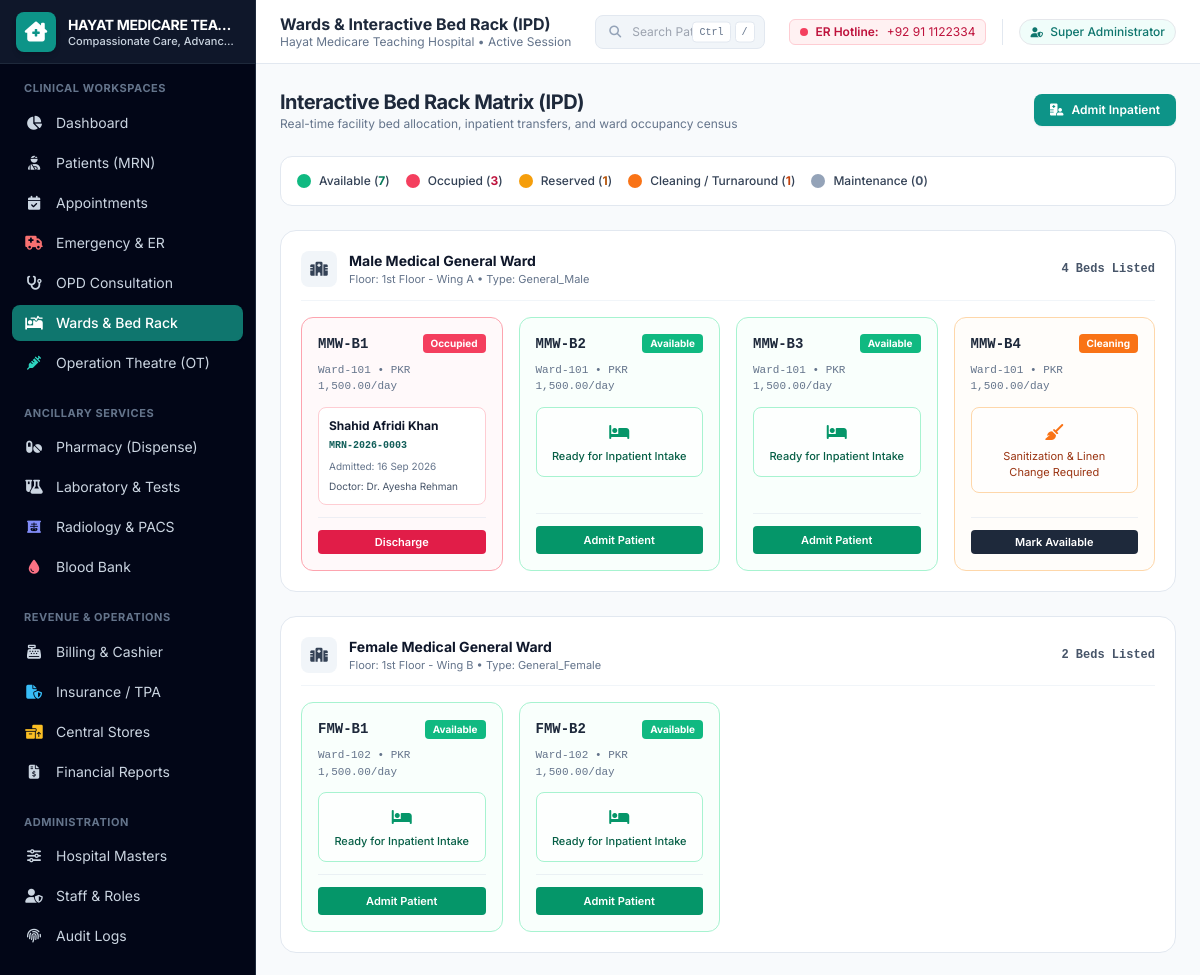
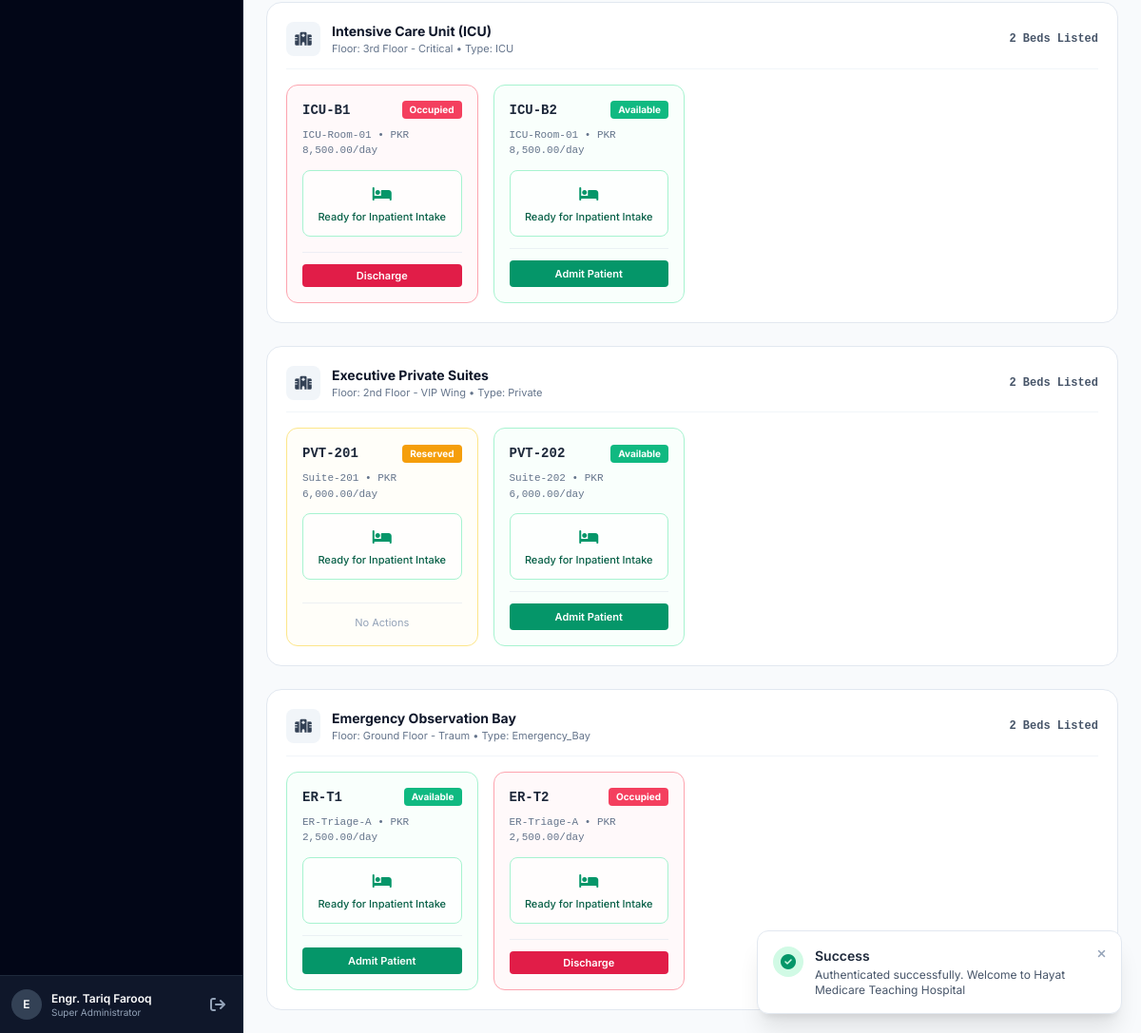
Screenshot of /index.php?page=ipd_beds (signed in) with the database file from the repository (2 pictures, top to bottom).
### tables this page shows
CREATE TABLE `hospital_profiles` (
    `id` INT AUTO_INCREMENT PRIMARY KEY,
    `hospital_name` VARCHAR(150) NOT NULL,
    `tagline` VARCHAR(255) DEFAULT 'Excellence in Patient Care & Clinical Service',
    `license_number` VARCHAR(100) DEFAULT NULL,
    `tax_number` VARCHAR(100) DEFAULT NULL,
    `address` TEXT NOT NULL,
    `city` VARCHAR(100) NOT NULL,
    `country` VARCHAR(100) DEFAULT 'Pakistan',
    `phone` VARCHAR(50) NOT NULL,
    `email` VARCHAR(100) NOT NULL,
    `emergency_hotline` VARCHAR(50) NOT NULL,
    `currency_symbol` VARCHAR(10) DEFAULT 'PKR ',
    `default_tax_rate` DECIMAL(5,2) DEFAULT 0.00,
    `time_zone` VARCHAR(50) DEFAULT 'Asia/Karachi',
    `created_at` TIMESTAMP DEFAULT CURRENT_TIMESTAMP,
    `updated_at` TIMESTAMP DEFAULT CURRENT_TIMESTAMP ON UPDATE CURRENT_TIMESTAMP
);

CREATE TABLE `wards` (
    `id` INT AUTO_INCREMENT PRIMARY KEY,
    `ward_name` VARCHAR(100) NOT NULL,
    `code` VARCHAR(20) NOT NULL UNIQUE,
    `ward_type` ENUM('General_Male', 'General_Female', 'Semi-Private', 'Private', 'ICU', 'CCU', 'Emergency_Bay', 'Isolation', 'Maternity') NOT NULL,
    `floor_number` VARCHAR(20) DEFAULT '1st Floor',
    `total_capacity` INT DEFAULT 10,
    `status` ENUM('Active', 'Under_Maintenance', 'Inactive') DEFAULT 'Active'
);

CREATE TABLE `beds` (
    `id` INT AUTO_INCREMENT PRIMARY KEY,
    `room_id` INT NOT NULL,
    `bed_number` VARCHAR(30) NOT NULL,
    `bed_type` ENUM('Standard', 'Electric', 'ICU_Ventilated', 'Emergency_Trolley', 'Pediatric_Cot') DEFAULT 'Standard',
    `daily_tariff` DECIMAL(10,2) NOT NULL DEFAULT 1500.00,
    `status` ENUM('Available', 'Reserved', 'Occupied', 'Cleaning', 'Maintenance') DEFAULT 'Available',
    `current_encounter_id` INT DEFAULT NULL,
    FOREIGN KEY (`room_id`) REFERENCES `rooms`(`id`) ON DELETE CASCADE,
    FOREIGN KEY (`current_encounter_id`) REFERENCES `encounters`(`id`) ON DELETE SET NULL
);

CREATE TABLE `rooms` (
    `id` INT AUTO_INCREMENT PRIMARY KEY,
    `ward_id` INT NOT NULL,
    `room_number` VARCHAR(30) NOT NULL,
    `room_type` VARCHAR(50) DEFAULT 'Standard',
    `daily_rate` DECIMAL(10,2) DEFAULT 0.00,
    FOREIGN KEY (`ward_id`) REFERENCES `wards`(`id`) ON DELETE CASCADE
);

CREATE TABLE `patients` (
    `id` INT AUTO_INCREMENT PRIMARY KEY,
    `mrn` VARCHAR(30) NOT NULL UNIQUE,
    `first_name` VARCHAR(60) NOT NULL,
    `last_name` VARCHAR(60) NOT NULL,
    `gender` ENUM('Male', 'Female', 'Other') NOT NULL,
    `dob` DATE DEFAULT NULL,
    `age` INT DEFAULT NULL,
    `blood_group` ENUM('A+', 'A-', 'B+', 'B-', 'AB+', 'AB-', 'O+', 'O-', 'Unknown') DEFAULT 'Unknown',
    `marital_status` ENUM('Single', 'Married', 'Divorced', 'Widowed', 'Other') DEFAULT 'Single',
    `national_id` VARCHAR(30) DEFAULT NULL,
    `phone_primary` VARCHAR(30) NOT NULL,
    `phone_secondary` VARCHAR(30) DEFAULT NULL,
    `email` VARCHAR(100) DEFAULT NULL,
    `address` TEXT DEFAULT NULL,
    `city` VARCHAR(60) DEFAULT 'Peshawar',
    `emergency_contact_name` VARCHAR(100) DEFAULT NULL,
    `emergency_contact_relation` VARCHAR(50) DEFAULT NULL,
    `emergency_contact_phone` VARCHAR(30) DEFAULT NULL,
    `registered_by` INT DEFAULT NULL,
    `status` ENUM('Active', 'Deceased', 'Archived') DEFAULT 'Active',
    `created_at` TIMESTAMP DEFAULT CURRENT_TIMESTAMP,
    `updated_at` TIMESTAMP DEFAULT CURRENT_TIMESTAMP ON UPDATE CURRENT_TIMESTAMP,
    INDEX `idx_mrn` (`mrn`),
    INDEX `idx_phone` (`phone_primary`),
    INDEX `idx_national_id` (`national_id`),
    INDEX `idx_name` (`first_name`, `last_name`),
    FOREIGN KEY (`registered_by`) REFERENCES `users`(`id`) ON DELETE SET NULL
);

CREATE TABLE `admissions` (
    `id` INT AUTO_INCREMENT PRIMARY KEY,
    `encounter_id` INT NOT NULL UNIQUE,
    `patient_id` INT NOT NULL,
    `admitting_doctor_id` INT NOT NULL,
    `admission_reason` TEXT NOT NULL,
    `initial_bed_id` INT NOT NULL,
    `current_bed_id` INT NOT NULL,
    `admission_datetime` DATETIME NOT NULL,
    `expected_discharge_date` DATE DEFAULT NULL,
    `status` ENUM('Admitted', 'Discharged', 'Transferred') DEFAULT 'Admitted',
    FOREIGN KEY (`encounter_id`) REFERENCES `encounters`(`id`) ON DELETE CASCADE,
    FOREIGN KEY (`patient_id`) REFERENCES `patients`(`id`),
    FOREIGN KEY (`admitting_doctor_id`) REFERENCES `users`(`id`),
    FOREIGN KEY (`initial_bed_id`) REFERENCES `beds`(`id`),
    FOREIGN KEY (`current_bed_id`) REFERENCES `beds`(`id`)
);

CREATE TABLE `users` (
    `id` INT AUTO_INCREMENT PRIMARY KEY,
    `username` VARCHAR(50) NOT NULL UNIQUE,
    `email` VARCHAR(100) NOT NULL UNIQUE,
    `password_hash` VARCHAR(255) NOT NULL,
    `full_name` VARCHAR(100) NOT NULL,
    `phone` VARCHAR(30) DEFAULT NULL,
    `role_id` INT NOT NULL,
    `department_id` INT DEFAULT NULL,
    `designation` VARCHAR(100) DEFAULT NULL,
    `qualification` VARCHAR(150) DEFAULT NULL,
    `consultation_fee` DECIMAL(10,2) DEFAULT 0.00,
    `status` ENUM('Active', 'Inactive', 'Suspended') DEFAULT 'Active',
    `last_login_at` DATETIME DEFAULT NULL,
    `created_at` TIMESTAMP DEFAULT CURRENT_TIMESTAMP,
    `updated_at` TIMESTAMP DEFAULT CURRENT_TIMESTAMP ON UPDATE CURRENT_TIMESTAMP,
    FOREIGN KEY (`role_id`) REFERENCES `roles`(`id`),
    FOREIGN KEY (`department_id`) REFERENCES `departments`(`id`) ON DELETE SET NULL
);

### views/ipd/beds.php (the view, shortened to what the rows shown need)
<?php
$db = Database::getConnection();
$wards = $db->query("SELECT * FROM `wards` WHERE `status` = 'Active' ORDER BY id ASC")->fetchAll();
?>
<div class="flex-1 overflow-y-auto custom-scrollbar p-6 space-y-6">
    <div class="flex flex-col sm:flex-row sm:items-center justify-between gap-4">
        <div>
            <h2 class="text-xl font-bold text-slate-800 tracking-tight">Interactive Bed Rack Matrix (IPD)</h2>
        </div>
    </div>
    <div class="space-y-6">
        <?php foreach ($wards as $ward):
            $bedsStmt = $db->prepare("
                SELECT b.*, r.room_number, r.room_type,
                       p.id AS patient_id, p.first_name, p.last_name, p.mrn, p.gender, p.age,
                       a.id AS admission_id, a.admission_datetime, u.full_name AS doctor_name
                FROM `beds` b
                JOIN `rooms` r ON b.room_id = r.id
                LEFT JOIN `encounters` e ON b.current_encounter_id = e.id
                LEFT JOIN `patients` p ON e.patient_id = p.id
                LEFT JOIN `admissions` a ON a.encounter_id = e.id
                LEFT JOIN `users` u ON a.admitting_doctor_id = u.id
                WHERE r.ward_id = ?
                ORDER BY b.id ASC
            ");
            $bedsStmt->execute([$ward['id']]);
            $beds = $bedsStmt->fetchAll();
        ?>
        <div class="bg-white rounded-2xl border border-slate-200 shadow-xs p-5">
            <div class="flex items-center justify-between pb-3 border-b border-slate-100 mb-4">
                <div class="flex items-center gap-3">
                    <div class="w-9 h-9 rounded-lg bg-slate-100 text-slate-700 flex items-center justify-center text-sm font-bold">
                        <i class="fa-solid fa-hospital"></i>
                    </div>
                    <div>
                        <h3 class="font-bold text-slate-900 text-sm"><?= htmlspecialchars($ward['ward_name']) ?></h3>
                        <p class="text-[11px] text-slate-500">Floor: <?= htmlspecialchars($ward['floor_number']) ?> &bull; Type: <?= htmlspecialchars($ward['ward_type']) ?></p>
                    </div>
                </div>
                <span class="text-xs font-mono font-semibold text-slate-600">
                    <?= count($beds) ?> Beds Listed
                </span>
            </div>
            <div class="grid grid-cols-1 sm:grid-cols-2 md:grid-cols-3 lg:grid-cols-4 gap-4">
                <?php foreach ($beds as $bed):
                    $isOccupied = ($bed['status'] === 'Occupied');
                    $isAvailable = ($bed['status'] === 'Available');
                    $isCleaning = ($bed['status'] === 'Cleaning');
                    $cardBorder = $isOccupied ? 'border-rose-300 bg-rose-50/40' :
                                 ($isAvailable ? 'border-emerald-200 bg-emerald-50/30 hover:border-emerald-400' :
                                 ($isCleaning ? 'border-orange-200 bg-orange-50/30' : 'border-amber-200 bg-amber-50/30'));
                    $badgeBg = $isOccupied ? 'bg-rose-500 text-white' :
                              ($isAvailable ? 'bg-emerald-500 text-white' :
                              ($isCleaning ? 'bg-orange-500 text-white' : 'bg-amber-500 text-white'));
                ?>
                <div class="border <?= $cardBorder ?> rounded-xl p-4 transition-all flex flex-col justify-between relative shadow-xs">
                    <div>
                        <div class="flex items-center justify-between mb-2">
                            <span class="font-mono font-bold text-sm text-slate-800"><?= htmlspecialchars($bed['bed_number']) ?></span>
                            <span class="px-2 py-0.5 rounded text-[10px] font-bold <?= $badgeBg ?>">
                                <?= htmlspecialchars($bed['status']) ?>
                            </span>
                        </div>
                        <div class="text-[11px] text-slate-500 mb-3 font-mono">
                            <?= htmlspecialchars($bed['room_number']) ?> &bull; <?= format_currency($bed['daily_tariff']) ?>/day
                        </div>
                        <?php if ($isOccupied && $bed['patient_id']): ?>
                            <div class="p-2.5 bg-white border border-rose-200 rounded-lg text-xs space-y-1">
                                <div class="font-bold text-slate-900 truncate">
                                    <a href="index.php?page=patient_profile&id=<?= $bed['patient_id'] ?>" class="hover:text-medical-600">
                                        <?= htmlspecialchars($bed['first_name'] . ' ' . $bed['last_name']) ?>
                                    </a>
                                </div>
                                <div class="font-mono text-[10px] text-medical-800 font-semibold"><?= htmlspecialchars($bed['mrn']) ?></div>
                                <div class="text-[10px] text-slate-500">
                                    Admitted: <?= format_date($bed['admission_datetime']) ?>
                                </div>
                                <div class="text-[10px] text-slate-600 truncate">
                                    Doctor: <?= htmlspecialchars($bed['doctor_name'] ?? 'Attending') ?>
                                </div>
                            </div>
                        <?php elseif ($isCleaning): ?>
                            <div class="p-3 bg-white/70 border border-orange-200 rounded-lg text-center text-xs text-orange-800">
                                <i class="fa-solid fa-broom text-base mb-1 text-orange-500"></i>
                                <p class="text-[11px]">Sanitization & Linen Change Required</p>
                            </div>
                        <?php else: ?>
                            <div class="p-3 bg-white/70 border border-emerald-200 rounded-lg text-center text-xs text-emerald-800">
                                <i class="fa-solid fa-bed text-base mb-1 text-emerald-600"></i>
                                <p class="text-[11px] font-medium">Ready for Inpatient Intake</p>
                            </div>
                        <?php endif; ?>
                    </div>
                    <div class="pt-3 mt-3 border-t border-slate-200/60 flex items-center justify-between text-xs">
                        <?php if ($isAvailable): ?>
                            <button onclick="openAdmitWithBed(<?= $bed['id'] ?>)" class="w-full py-1.5 bg-emerald-600 hover:bg-emerald-700 text-white rounded text-center font-semibold text-[11px] transition-colors">
                                Admit Patient
                            </button>
                        <?php elseif ($isOccupied): ?>
                            <div class="w-full flex items-center gap-1.5">
                                <a href="index.php?action=ipd_discharge&bed_id=<?= $bed['id'] ?>" onclick="return confirm('Confirm medical discharge for this inpatient? Bed will be marked for cleaning.')" class="flex-1 py-1 bg-rose-600 hover:bg-rose-700 text-white rounded text-center font-semibold text-[11px] transition-colors">
                                    Discharge
                                </a>
                            </div>
                        <?php elseif ($isCleaning): ?>
                            <a href="index.php?action=bed_mark_available&id=<?= $bed['id'] ?>" class="w-full py-1 bg-slate-800 hover:bg-slate-900 text-white rounded text-center font-semibold text-[11px] transition-colors">
                                Mark Available
                            </a>
                        <?php else: ?>
                            <span class="text-[11px] text-slate-400 text-center w-full">No Actions</span>
                        <?php endif; ?>
                    </div>
                </div>
                <?php endforeach; ?>
            </div>
        </div>
        <?php endforeach; ?>
    </div>
</div>

### views/layouts/sidebar.php (shortened to what the rows shown need)
<?php
$hProfile = hospital_profile();
?>
<aside class="w-64 bg-navy-950 text-slate-300 flex flex-col flex-shrink-0 h-full border-r border-slate-800 no-print">
    <div class="h-16 flex items-center px-4 bg-navy-900 border-b border-slate-800 gap-3">
        <div class="leading-tight overflow-hidden">
            <h1 class="font-bold text-white text-sm truncate tracking-tight uppercase"><?= htmlspecialchars($hProfile['hospital_name']) ?></h1>
            <p class="text-[11px] text-medical-400 font-medium truncate"><?= htmlspecialchars($hProfile['tagline'] ?? 'Clinical Care') ?></p>
        </div>
    </div>
</aside>

### views/layouts/topbar.php (shortened to what the rows shown need)
<?php
$hProfile = hospital_profile();
?>
<header class="h-16 bg-white border-b border-slate-200 px-6 flex items-center justify-between flex-shrink-0 no-print">
    <div class="flex items-center gap-3">
        <div>
            <h2 class="font-bold text-slate-800 text-base leading-tight"><?= clean_input($pageTitle ?? 'Hospital Management') ?></h2>
            <p class="text-xs text-slate-500"><?= htmlspecialchars($hProfile['hospital_name']) ?> &bull; Active Session</p>
        </div>
    </div>
    <div class="flex items-center gap-4">
        <div class="hidden lg:flex items-center gap-2 px-2.5 py-1 bg-rose-50 border border-rose-200 rounded-md text-xs text-rose-700">
            <span class="w-2 h-2 rounded-full bg-rose-500 animate-pulse"></span>
            <span class="font-semibold">ER Hotline:</span> <?= htmlspecialchars($hProfile['emergency_hotline'] ?? '1122') ?>
        </div>
        <div class="flex items-center gap-2 border-l border-slate-200 pl-4">
            <span class="px-2.5 py-1 rounded-full text-xs font-medium bg-medical-50 text-medical-700 border border-medical-200">
            </span>
        </div>
    </div>
</header>

### rows the page displays
hospital_profiles: hospital_name "HAYAT MEDICARE TEA…", tagline "Compassionate Care, Advanc…", hospital_name "Hayat Medicare Teaching Hospital", emergency_hotline "+92 91 1122334"
wards: ward_name "Male Medical General Ward", floor_number "1st Floor - Wing A", ward_type "General_Male", count($beds) "4"
beds: bed_number "MMW-B1", status "Occupied", room.room_number "Ward-101", daily_tariff "PKR 1,500.00", patients.first_name+last_name "Shahid Afridi Khan", patients.mrn "MRN-2026-0003", admissions.admission_datetime "16 Sep 2026", users.full_name "Dr. Ayesha Rehman"
beds: bed_number "MMW-B2", status "Available", room.room_number "Ward-101", daily_tariff "PKR 1,500.00", shows "Ready for Inpatient Intake"
beds: bed_number "MMW-B3", status "Available", room.room_number "Ward-101", daily_tariff "PKR 1,500.00", shows "Ready for Inpatient Intake"
beds: bed_number "MMW-B4", status "Cleaning", room.room_number "Ward-101", daily_tariff "PKR 1,500.00", shows "Sanitization & Linen Change Required"
wards: ward_name "Female Medical General Ward", floor_number "1st Floor - Wing B", ward_type "General_Female", count($beds) "2"
beds: bed_number "FMW-B1", status "Available", room.room_number "Ward-102", daily_tariff "PKR 1,500.00", shows "Ready for Inpatient Intake"
beds: bed_number "FMW-B2", status "Available", room.room_number "Ward-102", daily_tariff "PKR 1,500.00", shows "Ready for Inpatient Intake"
wards: ward_name "Intensive Care Unit (ICU)", floor_number "3rd Floor - Critical", ward_type "ICU", count($beds) "2"
beds: bed_number "ICU-B1", status "Occupied", room.room_number "ICU-Room-01", daily_tariff "PKR 8,500.00", shows "Ready for Inpatient Intake"
beds: bed_number "ICU-B2", status "Available", room.room_number "ICU-Room-01", daily_tariff "PKR 8,500.00", shows "Ready for Inpatient Intake"
wards: ward_name "Executive Private Suites", floor_number "2nd Floor - VIP Wing", ward_type "Private", count($beds) "2"
beds: bed_number "PVT-201", status "Reserved", room.room_number "Suite-201", daily_tariff "PKR 6,000.00", shows "Ready for Inpatient Intake", shows "No Actions"
beds: bed_number "PVT-202", status "Available", room.room_number "Suite-202", daily_tariff "PKR 6,000.00", shows "Ready for Inpatient Intake"
wards: ward_name "Emergency Observation Bay", floor_number "Ground Floor - Traum", ward_type "Emergency_Bay", count($beds) "2"
beds: bed_number "ER-T1", status "Available", room.room_number "ER-Triage-A", daily_tariff "PKR 2,500.00", shows "Ready for Inpatient Intake"
beds: bed_number "ER-T2", status "Occupied", room.room_number "ER-Triage-A", daily_tariff "PKR 2,500.00", shows "Ready for Inpatient Intake"

### other values shown
substr($currentUser['full_name'] ?? 'U', 0, 1) "E"
$currentUser['full_name'] "Engr. Tariq Farooq"
$currentUser['role_name'] "Super Administrator"
clean_input($pageTitle ?? 'Hospital Management') "Wards & Interactive Bed Rack (IPD)"
$statusCounts['Available'] "7"
$statusCounts['Occupied'] "3"
$statusCounts['Reserved'] "1"
$statusCounts['Cleaning'] "1"
$statusCounts['Maintenance'] "0"
$flash['type'] "Success"
$flash['message'] "Authenticated successfully. Welcome to Hayat Medicare Teaching Hospital"
